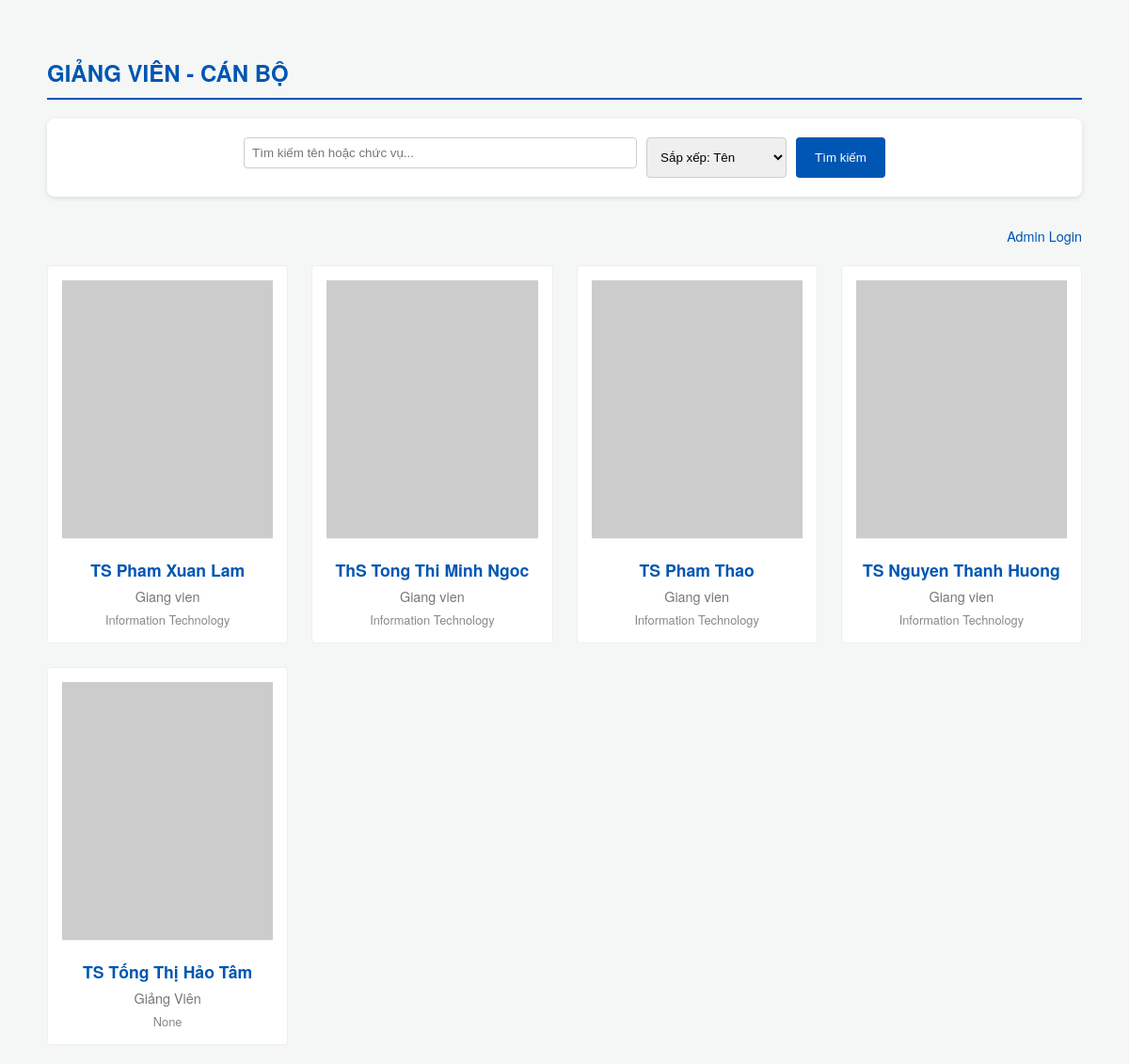
Before: / with the older database file.
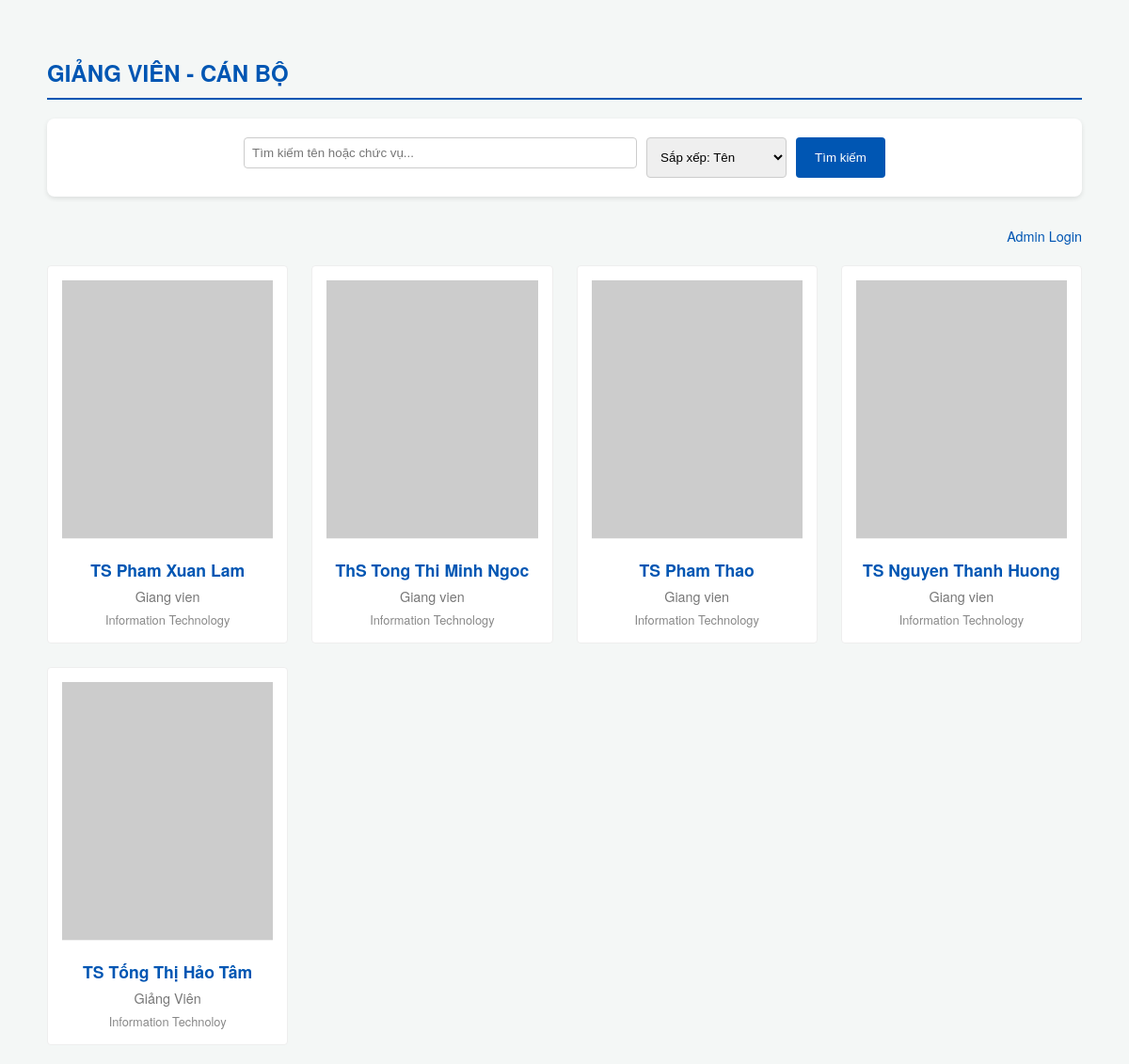
After: the same page with the newer database file.
### tables this page shows
CREATE TABLE lecturer (
    lecturer_id INTEGER PRIMARY KEY AUTOINCREMENT,
    name TEXT NOT NULL,
    title TEXT,
    position TEXT,
    email TEXT UNIQUE,
    phone TEXT,
    department TEXT,
    research_field TEXT
);

### app.py (the view)
@app.route('/')
def index():
    search_query = request.args.get('search', '')
    connection = get_db_connection()
    if search_query:
        query = "SELECT * FROM lecturer WHERE name LIKE ? OR position LIKE ?"
        lecturers = connection.execute(query, (f'%{search_query}%', f'%{search_query}%')).fetchall()
    else:
        lecturers = connection.execute('SELECT * FROM lecturer').fetchall()
    connection.close()
    return render_template('index.html', lecturers=lecturers)

### app.py (called while the page is built)
def get_db_connection():
    connection = sqlite3.connect(db_file)
    connection.row_factory = sqlite3.Row
    return connection

### templates/index.html (shortened to what this page needs)
<!DOCTYPE html>
<html lang="en">
<head>
    <link rel="stylesheet" href="{{ url_for('static', filename='styles.css') }}">
</head>
<body>
    <div class="container">
        <h2>Giảng viên - Cán bộ</h2>
        <div class="filter-section">
            <form action="/" method="GET" class="search-box">
                <input type="text" name="search" value="{{ search_query }}" placeholder="Tìm kiếm tên hoặc chức vụ...">
                <select name="sort" onchange="this.form.submit()">
                    <option value="name" {% if current_sort == 'name' %}selected{% endif %}>Sắp xếp: Tên</option>
                </select>
                <button type="submit">Tìm kiếm</button>
            </form>
        </div>
        <div class="admin-nav" style="text-align: right; margin-bottom: 20px;">
            {% if session.get('logged_in') %}
                <span style="font-weight: bold; margin-right: 15px;">Chào Admin</span>
                <a href="{{ url_for('add') }}" class="btn-add">+ Thêm Giảng viên</a>
                <a href="{{ url_for('logout') }}" style="color: #dc3545; text-decoration: none; margin-left: 10px;">Đăng xuất</a>
            {% else %}
                <a href="{{ url_for('login') }}" style="color: #0056b3; text-decoration: none; font-size: 0.9em;">Admin Login</a>
            {% endif %}
        </div>
        <div class="lecturer-grid">
            {% for l in lecturers %}
            <div class="card">
                <a href="{{ url_for('profile', id=l['lecturer_id']) }}">
                    <img src="https://via.placeholder.com/180x220" alt="{{ l['name'] }}">
                </a>
                <div class="card-content">
                    <div class="name">{{ l['title'] }} {{ l['name'] }}</div>
                    <div class="pos">{{ l['position'] }}</div>
                    <div class="dept" style="font-size: 0.8em; color: #888; margin-top: 5px;">{{ l['department'] }}</div>
                </div>
            </div>
            {% endfor %}
        </div>
    </div>
</body>
</html>

### static/styles.css (style rules this page uses)
body { font-family: 'Helvetica Neue', Helvetica, Arial, sans-serif; background-color: #f4f7f6; margin: 0; padding: 0; color: #333; }
.container { max-width: 1100px; margin: 0 auto; padding: 20px; }
h1, h2, h3 { color: #0056b3; text-transform: uppercase; }
h2 { border-bottom: 2px solid #0056b3; padding-bottom: 10px; margin-top: 40px; }
.filter-section { background: #fff; padding: 20px; border-radius: 8px; box-shadow: 0 2px 5px rgba(0,0,0,0.1); margin-bottom: 30px; }
.search-box { display: flex; gap: 10px; justify-content: center; }
.search-box input, .search-box select { padding: 10px; border: 1px solid #ccc; border-radius: 4px; }
.search-box input { flex-grow: 1; max-width: 400px; }
.search-box button { padding: 10px 20px; background-color: #0056b3; color: white; border: none; border-radius: 4px; cursor: pointer; }
.lecturer-grid { display: grid; grid-template-columns: repeat(auto-fill, minmax(220px, 1fr)); gap: 25px; }
.card { background: #fff; border: 1px solid #eee; padding: 15px; text-align: center; transition: 0.3s; border-radius: 4px; }
.card img { width: 100%; height: auto; border-bottom: 1px solid #f0f0f0; margin-bottom: 15px; }
.card .name { font-weight: bold; color: #0056b3; font-size: 1.1em; }
.card .pos { font-size: 0.9em; color: #777; margin-top: 5px; }
form input[type="text"], form input[type="email"], form input[type="password"] { width: 100%; padding: 8px; margin-bottom: 10px; border: 1px solid #ccc; border-radius: 4px; }

Changed rows visible on the page:
changed lecturer "Tống Thị Hảo Tâm": department "None" → "Information Technoloy"
